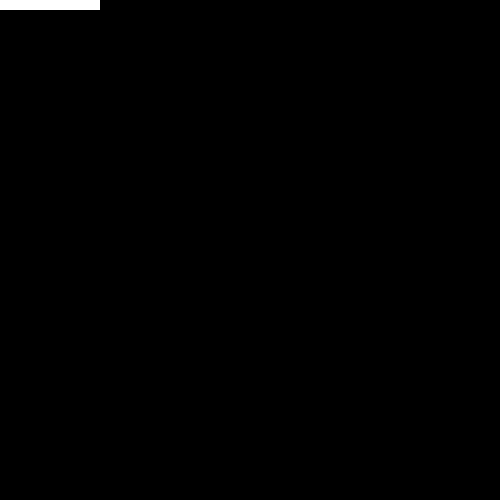
Frame 1 (no input)
Frame 60 (the mouse pressed at the canvas centre just before this capture): identical to frame 1, image omitted
Frame 120 (the mouse held since frame 60 and released just before this capture): identical to frame 1, image omitted

The Processing sketch that drew this single still picture (run headless with seeded random() and noise(); from frame 60 on, the mouse is pressed at the canvas centre):

// Processing sketch: processing_135319
// ── processing_135319.pde

void setup() {
  size(500, 500);
}

void draw() {
  background(0);

  fill(255);
  noStroke();

  for (int i = 0; i < 10; i++) {
    rect(0, 0, 10, 10);

    translate(10, 0);
  }
}
